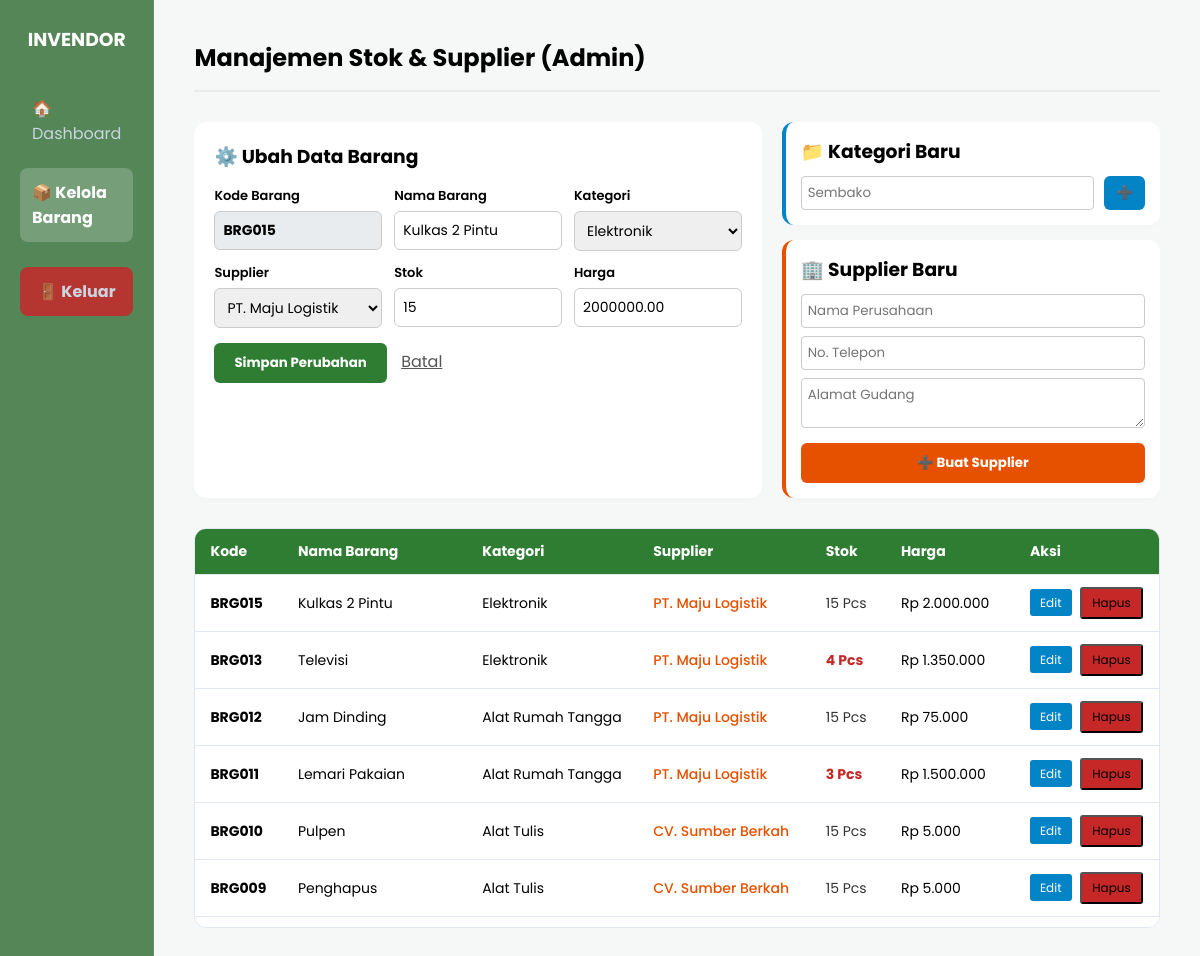
The page /admin.php?action=edit&id=15 (signed in) on the database its author committed.
### tables this page shows
CREATE TABLE `barang` (
  `id` int(11) NOT NULL,
  `kode_barang` varchar(20) NOT NULL,
  `nama_barang` varchar(100) NOT NULL,
  `id_kategori` int(11) DEFAULT NULL,
  `id_supplier` int(11) DEFAULT NULL,
  `stok` int(11) NOT NULL DEFAULT 0,
  `harga` decimal(10,2) NOT NULL,
  `id_user` int(11) DEFAULT NULL
);

CREATE TABLE `kategori` (
  `id` int(11) NOT NULL,
  `nama_kategori` varchar(50) NOT NULL
);

CREATE TABLE `supplier` (
  `id` int(11) NOT NULL,
  `nama_supplier` varchar(100) NOT NULL,
  `telepon` varchar(20) NOT NULL,
  `alamat` text NOT NULL
);

### admin.php (the view, shortened to what this page needs)
<?php
require_once 'koneksi.php';
$id_edit = ''; $kode = ''; $nama = ''; $id_kategori_pilih = ''; $id_supplier_pilih = ''; $stok = ''; $harga = '';
$is_edit = false;
if (!$is_edit) {
    $query_max = mysqli_query($koneksi, "SELECT kode_barang FROM barang ORDER BY id DESC LIMIT 1");
    if (mysqli_num_rows($query_max) > 0) {
        $row_max = mysqli_fetch_assoc($query_max);
        $last_code = $row_max['kode_barang'];
        $num = (int)substr($last_code, 3);
        $num++;
        $kode = "BRG" . sprintf("%03d", $num);
    } else { $kode = "BRG001"; }
}
if (isset($_GET['action']) && $_GET['action'] == 'edit') {
    $id = $_GET['id'];
    $result = mysqli_query($koneksi, "SELECT * FROM barang WHERE id=$id");
    if ($row = mysqli_fetch_assoc($result)) {
        $id_edit = $row['id']; $kode = $row['kode_barang']; $nama = $row['nama_barang'];
        $id_kategori_pilih = $row['id_kategori']; $id_supplier_pilih = $row['id_supplier']; $stok = $row['stok']; $harga = $row['harga'];
        $is_edit = true;
    }
}
$kategori_options = mysqli_query($koneksi, "SELECT * FROM kategori ORDER BY nama_kategori ASC");
$supplier_options = mysqli_query($koneksi, "SELECT * FROM supplier ORDER BY nama_supplier ASC");
$daftar_barang = mysqli_query($koneksi, "SELECT b.*, k.nama_kategori, s.nama_supplier FROM barang b LEFT JOIN kategori k ON b.id_kategori = k.id LEFT JOIN supplier s ON b.id_supplier = s.id ORDER BY b.id DESC");
?>
<!DOCTYPE html>
<html lang="id">
<head>
</head>
<body>
    <div class="sidebar">
        <h3>INVENDOR</h3>
        <a href="index.php">🏠 Dashboard</a>
        <a href="admin.php" class="active">📦 Kelola Barang</a>
        <a href="logout.php" style="background-color: rgba(198, 40, 40, 0.85); text-align:center; margin-top: 25px; font-weight: bold;">🚪 Keluar</a>
    </div>
    <div class="main-content">
        <div class="header"><h2>Manajemen Stok & Supplier (Admin)</h2></div>
        <div class="management-zone">
            <div class="form-container">
                <h3><?= $is_edit ? '⚙️ Ubah Data Barang' : '➕ Tambah Barang Baru'; ?></h3>
                <form action="admin.php" method="POST" style="margin-top: 15px;">
                    <div class="form-grid">
                        <div class="form-group">
                            <label>Kode Barang</label>
                            <input type="text" name="kode_barang" value="<?= $kode; ?>" readonly style="background-color: #e9ecef; font-weight: bold;">
                        </div>
                        <div class="form-group"><label>Nama Barang</label><input type="text" name="nama_barang" value="<?= $nama; ?>" required></div>
                        <div class="form-group">
                            <label>Kategori</label>
                            <select name="id_kategori" required>
                                <?php mysqli_data_seek($kategori_options, 0); while($kat = mysqli_fetch_assoc($kategori_options)): ?>
                                    <option value="<?= $kat['id']; ?>" <?= ($kat['id'] == $id_kategori_pilih) ? 'selected' : ''; ?>><?= $kat['nama_kategori']; ?></option>
                                <?php endwhile; ?>
                            </select>
                        </div>
                        <div class="form-group">
                            <label>Supplier</label>
                            <select name="id_supplier" required>
                                <?php mysqli_data_seek($supplier_options, 0); while($sp = mysqli_fetch_assoc($supplier_options)): ?>
                                    <option value="<?= $sp['id']; ?>" <?= ($sp['id'] == $id_supplier_pilih) ? 'selected' : ''; ?>><?= $sp['nama_supplier']; ?></option>
                                <?php endwhile; ?>
                            </select>
                        </div>
                        <div class="form-group"><label>Stok</label><input type="number" name="stok" value="<?= $stok; ?>" required min="0"></div>
                        <div class="form-group"><label>Harga</label><input type="number" name="harga" value="<?= $harga; ?>" required min="0"></div>
                    </div>
                    <button type="submit" name="simpan" class="btn btn-success"><?= $is_edit ? 'Simpan Perubahan' : 'Tambah Data'; ?></button>
                    <?php if($is_edit): ?> <a href="admin.php" style="margin-left:10px; color:#555;">Batal</a> <?php endif; ?>
                </form>
            </div>
            <div style="display: flex; flex-direction: column; gap: 15px;">
                <div class="form-container" style="border-left: 4px solid #0284c7; padding: 15px;">
                    <h3>📁 Kategori Baru</h3>
                    <form action="admin.php" method="POST" style="margin-top: 10px; display: flex; gap: 10px;">
                        <input type="text" name="nama_kategori_baru" placeholder="Sembako" required style="flex-grow:1; padding: 6px; border-radius:4px; border:1px solid #ccc;">
                        <button type="submit" name="tambah_kategori" class="btn btn-primary" style="width:auto; padding:6px 12px;">➕</button>
                    </form>
                </div>
                <div class="form-container" style="border-left: 4px solid #e65100; padding: 15px;">
                    <h3>🏢 Supplier Baru</h3>
                    <form action="admin.php" method="POST" style="margin-top: 10px;">
                        <input type="text" name="nama_supplier" placeholder="Nama Perusahaan" required style="width:100%; margin-bottom:8px; padding: 6px; border-radius:4px; border:1px solid #ccc;">
                        <input type="text" name="telepon" placeholder="No. Telepon" required style="width:100%; margin-bottom:8px; padding: 6px; border-radius:4px; border:1px solid #ccc;">
                        <textarea name="alamat" placeholder="Alamat Gudang" required style="width:100%; margin-bottom:8px; padding: 6px; border-radius:4px; border:1px solid #ccc; height: 50px;"></textarea>
                        <button type="submit" name="tambah_supplier" class="btn btn-primary" style="background-color: #e65100;">➕ Buat Supplier</button>
                    </form>
                </div>
            </div>
        </div>
        <div class="table-wrapper">
            <table>
                <thead><tr><th>Kode</th><th>Nama Barang</th><th>Kategori</th><th>Supplier</th><th>Stok</th><th>Harga</th><th>Aksi</th></tr></thead>
                <tbody>
                    <?php while ($row = mysqli_fetch_assoc($daftar_barang)): ?>
                    <tr>
                        <td><strong><?= $row['kode_barang']; ?></strong></td>
                        <td><?= $row['nama_barang']; ?></td>
                        <td><?= $row['nama_kategori'] ?? 'Uncategorized'; ?></td>
                        <td style="color: #e65100; font-weight: 500;"><?= $row['nama_supplier'] ?? 'Belum Ada'; ?></td>
                        <td><span style="color: <?= ($row['stok'] < 5) ? '#c62828; font-weight:bold;' : '#333'; ?>"><?= $row['stok']; ?> Pcs</span></td>
                        <td>Rp <?= number_format($row['harga'], 0, ',', '.'); ?></td>
                        <td>
                            <a href="admin.php?action=edit&id=<?= $row['id']; ?>" class="btn-edit">Edit</a>
                            <button type="button" class="btn-danger" onclick="bukaModalHapus(<?= $row['id']; ?>, '<?= htmlspecialchars($row['nama_barang'], ENT_QUOTES); ?>')">Hapus</button>
                        </td>
                    </tr>
                    <?php endwhile; ?>
                </tbody>
            </table>
        </div>
    </div>
</body>
</html>

### admin.php (style rules this page uses)
* { box-sizing: border-box; margin: 0; padding: 0; font-family: 'Poppins', sans-serif; }
body { background: url('https://images.unsplash.com/photo-1586528116311-ad8dd3c8310d?q=80&w=2070') no-repeat center center fixed; background-size: cover; display: flex; min-height: 100vh; }
.sidebar { width: 260px; background: rgba(27, 94, 32, 0.75); backdrop-filter: blur(15px); -webkit-backdrop-filter: blur(15px); color: white; padding: 25px 20px; border-right: 1px solid rgba(255,255,255,0.1); }
.sidebar h3 { text-align: center; margin-bottom: 30px; font-weight: 700; }
.sidebar a { display: block; color: #cbd5e1; padding: 12px; text-decoration: none; border-radius: 8px; margin-bottom: 10px; transition: 0.3s; }
.sidebar a:hover, .sidebar a.active { background-color: rgba(255,255,255,0.2); color: white; font-weight: bold; }
.main-content { flex-grow: 1; padding: 40px; background: rgba(244, 247, 246, 0.85); min-height: 100vh; overflow-y: auto; }
.header { display: flex; justify-content: space-between; margin-bottom: 30px; border-bottom: 2px solid rgba(0,0,0,0.05); padding-bottom: 15px; }
.management-zone { display: grid; grid-template-columns: 1.8fr 1.2fr; gap: 20px; margin-bottom: 30px; }
.form-container { background: white; padding: 20px; border-radius: 12px; box-shadow: 0 4px 6px rgba(0,0,0,0.01); }
.form-grid { display: grid; grid-template-columns: repeat(auto-fit, minmax(130px, 1fr)); gap: 12px; margin-bottom: 15px; }
.form-group label { display: block; margin-bottom: 5px; font-size: 13px; font-weight: 600; }
.form-group input, .form-group select, .form-group textarea { width: 100%; padding: 8px; border: 1px solid #ccc; border-radius: 6px; font-size: 14px; }
.btn { padding: 10px 20px; border: none; border-radius: 6px; color: white; font-weight: bold; cursor: pointer; display: inline-block; }
.btn-success { background-color: #2e7d32; }
.btn-primary { background-color: #0284c7; width: 100%; }
.btn-danger { background-color: #c62828; text-decoration: none; padding: 5px 10px; font-size: 12px; border-radius: 3px; cursor: pointer; }
.btn-edit { background-color: #0284c7; color: white; text-decoration: none; padding: 5px 10px; font-size: 12px; border-radius: 3px; margin-right: 5px; }
.table-wrapper { max-height: 400px; overflow-y: auto; background: white; border-radius: 12px; border: 1px solid #e2e8f0; }
table { width: 100%; border-collapse: collapse; }
th, td { padding: 12px 15px; text-align: left; border-bottom: 1px solid #e2e8f0; font-size: 14px; }
th { background-color: #2e7d32; color: white; position: sticky; top: 0; z-index: 10; }

### rows shown on the page
barang: kode_barang "BRG015", nama_barang "Kulkas 2 Pintu", id_kategori "Elektronik", id_supplier "PT. Maju Logistik", stok "15", harga "2000000.00", id_kategori.nama_kategori "Elektronik", id_supplier.nama_supplier "PT. Maju Logistik", harga "2.000.000"
barang: kode_barang "BRG013", nama_barang "Televisi", id_kategori.nama_kategori "Elektronik", id_supplier.nama_supplier "PT. Maju Logistik", stok "4", harga "1.350.000"
barang: kode_barang "BRG012", nama_barang "Jam Dinding", id_kategori.nama_kategori "Alat Rumah Tangga", id_supplier.nama_supplier "PT. Maju Logistik", stok "15", harga "75.000"
barang: kode_barang "BRG011", nama_barang "Lemari Pakaian", id_kategori.nama_kategori "Alat Rumah Tangga", id_supplier.nama_supplier "PT. Maju Logistik", stok "3", harga "1.500.000"
barang: kode_barang "BRG010", nama_barang "Pulpen", id_kategori.nama_kategori "Alat Tulis", id_supplier.nama_supplier "CV. Sumber Berkah", stok "15", harga "5.000"
barang: kode_barang "BRG009", nama_barang "Penghapus", id_kategori.nama_kategori "Alat Tulis", id_supplier.nama_supplier "CV. Sumber Berkah", stok "15", harga "5.000"
